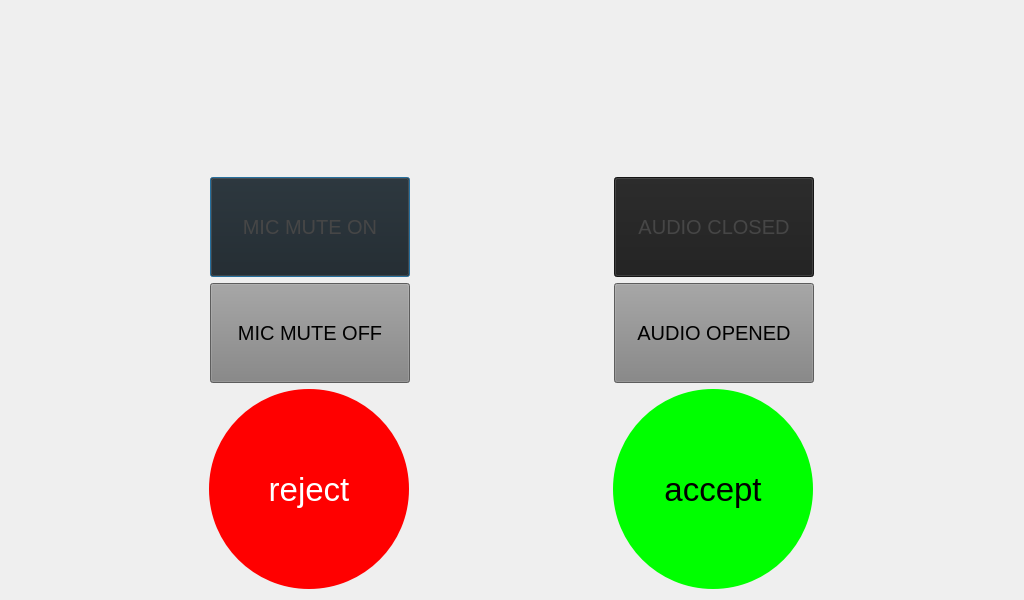
<?xml version="1.0" encoding="UTF-8"?>
<ui version="4.0">
 <class>InCommingCallDialog</class>
 <widget class="QDialog" name="InCommingCallDialog">
  <property name="geometry">
   <rect>
    <x>0</x>
    <y>0</y>
    <width>1024</width>
    <height>600</height>
   </rect>
  </property>
  <property name="windowTitle">
   <string>Dialog</string>
  </property>
  <layout class="QVBoxLayout" name="verticalLayout_3">
   <item>
    <widget class="QLabel" name="LABEL_CALL_NUMBER">
     <property name="font">
      <font>
       <pointsize>30</pointsize>
      </font>
     </property>
     <property name="text">
      <string/>
     </property>
     <property name="alignment">
      <set>Qt::AlignCenter</set>
     </property>
    </widget>
   </item>
   <item>
    <spacer name="verticalSpacer">
     <property name="orientation">
      <enum>Qt::Vertical</enum>
     </property>
     <property name="sizeHint" stdset="0">
      <size>
       <width>20</width>
       <height>40</height>
      </size>
     </property>
    </spacer>
   </item>
   <item>
    <layout class="QHBoxLayout" name="horizontalLayout">
     <item>
      <spacer name="horizontalSpacer">
       <property name="orientation">
        <enum>Qt::Horizontal</enum>
       </property>
       <property name="sizeHint" stdset="0">
        <size>
         <width>40</width>
         <height>20</height>
        </size>
       </property>
      </spacer>
     </item>
     <item>
      <layout class="QVBoxLayout" name="verticalLayout_2">
       <item>
        <widget class="QPushButton" name="BUTTON_MICROPHONE_MUTE_OFF">
         <property name="minimumSize">
          <size>
           <width>200</width>
           <height>100</height>
          </size>
         </property>
         <property name="maximumSize">
          <size>
           <width>200</width>
           <height>16777215</height>
          </size>
         </property>
         <property name="font">
          <font>
           <pointsize>15</pointsize>
          </font>
         </property>
         <property name="styleSheet">
          <string notr="true">QPushButton {
	background: rgb(30, 30, 30);
	color: rgb(70, 70, 70);
}</string>
         </property>
         <property name="text">
          <string>MIC MUTE ON</string>
         </property>
         <property name="checkable">
          <bool>false</bool>
         </property>
        </widget>
       </item>
       <item>
        <widget class="QPushButton" name="BUTTON_MICROPHONE_MUTE_ON">
         <property name="minimumSize">
          <size>
           <width>200</width>
           <height>100</height>
          </size>
         </property>
         <property name="font">
          <font>
           <pointsize>15</pointsize>
          </font>
         </property>
         <property name="styleSheet">
          <string notr="true">QPushButton {
	background: rgb(130, 130, 130);
	color: rgb(0, 0, 0);
}</string>
         </property>
         <property name="text">
          <string>MIC MUTE OFF</string>
         </property>
        </widget>
       </item>
      </layout>
     </item>
     <item>
      <spacer name="horizontalSpacer_2">
       <property name="orientation">
        <enum>Qt::Horizontal</enum>
       </property>
       <property name="sizeHint" stdset="0">
        <size>
         <width>40</width>
         <height>20</height>
        </size>
       </property>
      </spacer>
     </item>
     <item>
      <layout class="QVBoxLayout" name="verticalLayout">
       <item>
        <widget class="QPushButton" name="BUTTON_AUDIO_OPEN">
         <property name="minimumSize">
          <size>
           <width>200</width>
           <height>100</height>
          </size>
         </property>
         <property name="maximumSize">
          <size>
           <width>200</width>
           <height>100</height>
          </size>
         </property>
         <property name="font">
          <font>
           <pointsize>15</pointsize>
          </font>
         </property>
         <property name="styleSheet">
          <string notr="true">QPushButton {
	background: rgb(30, 30, 30);
	color: rgb(70, 70, 70);
}

</string>
         </property>
         <property name="text">
          <string>AUDIO CLOSED</string>
         </property>
         <property name="checkable">
          <bool>false</bool>
         </property>
        </widget>
       </item>
       <item>
        <widget class="QPushButton" name="BUTTON_AUDIO_CLOSE">
         <property name="minimumSize">
          <size>
           <width>200</width>
           <height>100</height>
          </size>
         </property>
         <property name="font">
          <font>
           <pointsize>15</pointsize>
          </font>
         </property>
         <property name="styleSheet">
          <string notr="true">QPushButton {
	background: rgb(130, 130, 130);
	color: rgb(0, 0, 0);
}</string>
         </property>
         <property name="text">
          <string>AUDIO OPENED</string>
         </property>
        </widget>
       </item>
      </layout>
     </item>
     <item>
      <spacer name="horizontalSpacer_3">
       <property name="orientation">
        <enum>Qt::Horizontal</enum>
       </property>
       <property name="sizeHint" stdset="0">
        <size>
         <width>40</width>
         <height>20</height>
        </size>
       </property>
      </spacer>
     </item>
    </layout>
   </item>
   <item>
    <layout class="QHBoxLayout" name="horizontalLayout_2">
     <item>
      <widget class="QPushButton" name="BUTTON_HANG_UP_CALL">
       <property name="minimumSize">
        <size>
         <width>200</width>
         <height>200</height>
        </size>
       </property>
       <property name="maximumSize">
        <size>
         <width>200</width>
         <height>200</height>
        </size>
       </property>
       <property name="font">
        <font>
         <pointsize>25</pointsize>
        </font>
       </property>
       <property name="styleSheet">
        <string notr="true">QPushButton {
	border: none;
	border-radius: 100px;
	background-color: rgb(255, 0, 0);
	color: rgb(255, 255, 255);
}

QPushButton:pressed {
	border: none;
	border-radius: 100px;
	background-color: rgb(164, 0, 0);
	color: rgb(164, 164, 164);
}</string>
       </property>
       <property name="text">
        <string>reject</string>
       </property>
      </widget>
     </item>
     <item>
      <widget class="QPushButton" name="BUTTON_PICK_UP_CALL">
       <property name="minimumSize">
        <size>
         <width>200</width>
         <height>200</height>
        </size>
       </property>
       <property name="maximumSize">
        <size>
         <width>200</width>
         <height>200</height>
        </size>
       </property>
       <property name="font">
        <font>
         <pointsize>25</pointsize>
        </font>
       </property>
       <property name="styleSheet">
        <string notr="true">QPushButton {
	border: none;
	border-radius: 100px;
	background-color: rgb(0, 255, 0);
	color: rgb(0, 0, 0);
}

QPushButton:pressed {
	border: none;
	border-radius: 100px;
	background-color: rgb(0, 164, 0);
	color: rgb(164, 164, 164);
}</string>
       </property>
       <property name="text">
        <string>accept</string>
       </property>
      </widget>
     </item>
    </layout>
   </item>
  </layout>
 </widget>
 <resources/>
 <connections/>
</ui>
